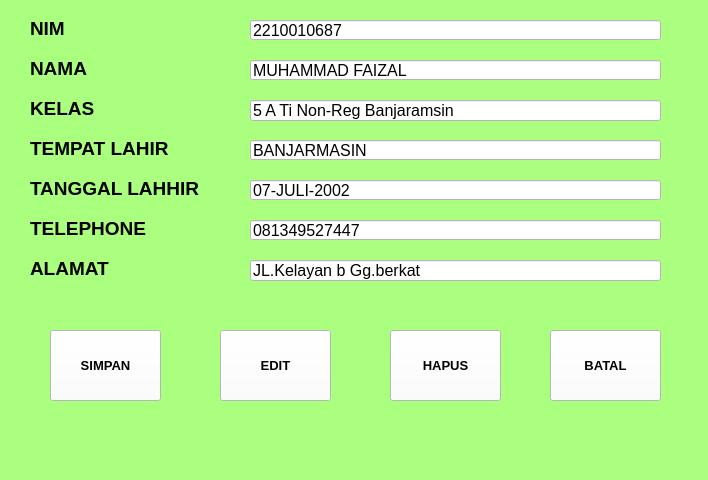
<?xml version="1.0" encoding="UTF-8"?>
<ui version="4.0">
 <class>MainWindow</class>
 <widget class="QMainWindow" name="MainWindow">
  <property name="geometry">
   <rect>
    <x>0</x>
    <y>0</y>
    <width>708</width>
    <height>480</height>
   </rect>
  </property>
  <property name="windowTitle">
   <string>MainWindow</string>
  </property>
  <property name="styleSheet">
   <string notr="true">background-color: rgb(170, 255, 127);</string>
  </property>
  <widget class="QWidget" name="centralwidget">
   <widget class="QLabel" name="label">
    <property name="geometry">
     <rect>
      <x>30</x>
      <y>20</y>
      <width>101</width>
      <height>16</height>
     </rect>
    </property>
    <property name="font">
     <font>
      <pointsize>14</pointsize>
      <weight>75</weight>
      <bold>true</bold>
     </font>
    </property>
    <property name="text">
     <string>NIM</string>
    </property>
   </widget>
   <widget class="QLabel" name="label_2">
    <property name="geometry">
     <rect>
      <x>30</x>
      <y>60</y>
      <width>101</width>
      <height>16</height>
     </rect>
    </property>
    <property name="font">
     <font>
      <pointsize>14</pointsize>
      <weight>75</weight>
      <bold>true</bold>
     </font>
    </property>
    <property name="text">
     <string>NAMA</string>
    </property>
   </widget>
   <widget class="QLabel" name="label_3">
    <property name="geometry">
     <rect>
      <x>30</x>
      <y>100</y>
      <width>101</width>
      <height>16</height>
     </rect>
    </property>
    <property name="font">
     <font>
      <pointsize>14</pointsize>
      <weight>75</weight>
      <bold>true</bold>
     </font>
    </property>
    <property name="text">
     <string>KELAS</string>
    </property>
   </widget>
   <widget class="QLabel" name="label_4">
    <property name="geometry">
     <rect>
      <x>30</x>
      <y>140</y>
      <width>151</width>
      <height>16</height>
     </rect>
    </property>
    <property name="font">
     <font>
      <pointsize>14</pointsize>
      <weight>75</weight>
      <bold>true</bold>
     </font>
    </property>
    <property name="text">
     <string>TEMPAT LAHIR</string>
    </property>
   </widget>
   <widget class="QLabel" name="label_5">
    <property name="geometry">
     <rect>
      <x>30</x>
      <y>180</y>
      <width>181</width>
      <height>16</height>
     </rect>
    </property>
    <property name="font">
     <font>
      <pointsize>14</pointsize>
      <weight>75</weight>
      <bold>true</bold>
     </font>
    </property>
    <property name="text">
     <string>TANGGAL LAHHIR</string>
    </property>
   </widget>
   <widget class="QLabel" name="label_6">
    <property name="geometry">
     <rect>
      <x>30</x>
      <y>220</y>
      <width>121</width>
      <height>16</height>
     </rect>
    </property>
    <property name="font">
     <font>
      <pointsize>14</pointsize>
      <weight>75</weight>
      <bold>true</bold>
     </font>
    </property>
    <property name="text">
     <string>TELEPHONE</string>
    </property>
   </widget>
   <widget class="QLabel" name="label_7">
    <property name="geometry">
     <rect>
      <x>30</x>
      <y>260</y>
      <width>101</width>
      <height>16</height>
     </rect>
    </property>
    <property name="font">
     <font>
      <pointsize>14</pointsize>
      <weight>75</weight>
      <bold>true</bold>
     </font>
    </property>
    <property name="text">
     <string>ALAMAT</string>
    </property>
   </widget>
   <widget class="QLineEdit" name="lineEdit">
    <property name="geometry">
     <rect>
      <x>250</x>
      <y>20</y>
      <width>411</width>
      <height>20</height>
     </rect>
    </property>
    <property name="font">
     <font>
      <pointsize>12</pointsize>
     </font>
    </property>
    <property name="styleSheet">
     <string notr="true">background-color: rgb(255, 255, 255);</string>
    </property>
    <property name="text">
     <string>2210010687</string>
    </property>
   </widget>
   <widget class="QLineEdit" name="lineEdit_2">
    <property name="geometry">
     <rect>
      <x>250</x>
      <y>60</y>
      <width>411</width>
      <height>20</height>
     </rect>
    </property>
    <property name="font">
     <font>
      <pointsize>12</pointsize>
     </font>
    </property>
    <property name="styleSheet">
     <string notr="true">background-color: rgb(255, 255, 255);</string>
    </property>
    <property name="text">
     <string>MUHAMMAD FAIZAL</string>
    </property>
   </widget>
   <widget class="QLineEdit" name="lineEdit_3">
    <property name="geometry">
     <rect>
      <x>250</x>
      <y>100</y>
      <width>411</width>
      <height>21</height>
     </rect>
    </property>
    <property name="font">
     <font>
      <pointsize>12</pointsize>
     </font>
    </property>
    <property name="styleSheet">
     <string notr="true">background-color: rgb(255, 255, 255);</string>
    </property>
    <property name="text">
     <string>5 A Ti Non-Reg Banjaramsin</string>
    </property>
   </widget>
   <widget class="QLineEdit" name="lineEdit_4">
    <property name="geometry">
     <rect>
      <x>250</x>
      <y>140</y>
      <width>411</width>
      <height>20</height>
     </rect>
    </property>
    <property name="font">
     <font>
      <pointsize>12</pointsize>
     </font>
    </property>
    <property name="styleSheet">
     <string notr="true">background-color: rgb(255, 255, 255);</string>
    </property>
    <property name="text">
     <string>BANJARMASIN</string>
    </property>
   </widget>
   <widget class="QLineEdit" name="lineEdit_5">
    <property name="geometry">
     <rect>
      <x>250</x>
      <y>180</y>
      <width>411</width>
      <height>20</height>
     </rect>
    </property>
    <property name="font">
     <font>
      <pointsize>12</pointsize>
     </font>
    </property>
    <property name="styleSheet">
     <string notr="true">background-color: rgb(255, 255, 255);</string>
    </property>
    <property name="text">
     <string>07-JULI-2002</string>
    </property>
   </widget>
   <widget class="QLineEdit" name="lineEdit_6">
    <property name="geometry">
     <rect>
      <x>250</x>
      <y>220</y>
      <width>411</width>
      <height>20</height>
     </rect>
    </property>
    <property name="font">
     <font>
      <pointsize>12</pointsize>
     </font>
    </property>
    <property name="styleSheet">
     <string notr="true">background-color: rgb(255, 255, 255);</string>
    </property>
    <property name="text">
     <string>081349527447</string>
    </property>
   </widget>
   <widget class="QLineEdit" name="lineEdit_7">
    <property name="geometry">
     <rect>
      <x>250</x>
      <y>260</y>
      <width>411</width>
      <height>21</height>
     </rect>
    </property>
    <property name="font">
     <font>
      <pointsize>12</pointsize>
     </font>
    </property>
    <property name="styleSheet">
     <string notr="true">background-color: rgb(255, 255, 255);</string>
    </property>
    <property name="text">
     <string>JL.Kelayan b Gg.berkat</string>
    </property>
   </widget>
   <widget class="QPushButton" name="pushButton">
    <property name="geometry">
     <rect>
      <x>50</x>
      <y>330</y>
      <width>111</width>
      <height>71</height>
     </rect>
    </property>
    <property name="font">
     <font>
      <pointsize>10</pointsize>
      <weight>75</weight>
      <bold>true</bold>
     </font>
    </property>
    <property name="styleSheet">
     <string notr="true">background-color: rgb(255, 255, 255);</string>
    </property>
    <property name="text">
     <string>SIMPAN</string>
    </property>
   </widget>
   <widget class="QPushButton" name="pushButton_2">
    <property name="geometry">
     <rect>
      <x>220</x>
      <y>330</y>
      <width>111</width>
      <height>71</height>
     </rect>
    </property>
    <property name="font">
     <font>
      <pointsize>10</pointsize>
      <weight>75</weight>
      <bold>true</bold>
     </font>
    </property>
    <property name="styleSheet">
     <string notr="true">background-color: rgb(255, 255, 255);</string>
    </property>
    <property name="text">
     <string>EDIT</string>
    </property>
   </widget>
   <widget class="QPushButton" name="pushButton_3">
    <property name="geometry">
     <rect>
      <x>390</x>
      <y>330</y>
      <width>111</width>
      <height>71</height>
     </rect>
    </property>
    <property name="font">
     <font>
      <pointsize>10</pointsize>
      <weight>75</weight>
      <bold>true</bold>
     </font>
    </property>
    <property name="styleSheet">
     <string notr="true">background-color: rgb(255, 255, 255);</string>
    </property>
    <property name="text">
     <string>HAPUS</string>
    </property>
   </widget>
   <widget class="QPushButton" name="pushButton_4">
    <property name="geometry">
     <rect>
      <x>550</x>
      <y>330</y>
      <width>111</width>
      <height>71</height>
     </rect>
    </property>
    <property name="font">
     <font>
      <pointsize>10</pointsize>
      <weight>75</weight>
      <bold>true</bold>
     </font>
    </property>
    <property name="styleSheet">
     <string notr="true">background-color: rgb(255, 255, 255);</string>
    </property>
    <property name="text">
     <string>BATAL</string>
    </property>
   </widget>
  </widget>
  <widget class="QMenuBar" name="menubar">
   <property name="geometry">
    <rect>
     <x>0</x>
     <y>0</y>
     <width>708</width>
     <height>21</height>
    </rect>
   </property>
  </widget>
  <widget class="QStatusBar" name="statusbar"/>
 </widget>
 <resources/>
 <connections/>
</ui>
